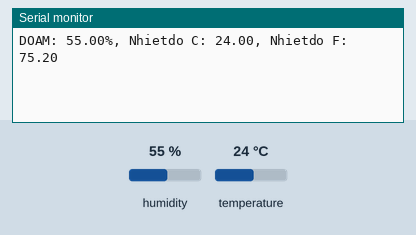
Recording of a sketch running on a simulated Arduino Uno, built with avr-gcc and run on an emulated ATmega328P. On the bench: the last lines printed to the serial monitor. The inputs (shaded band) are chosen by the test bench; at power-on: humidity 55 %, temperature 24 °C.

Above: at 3.2 s.
3.3 s: humidity set to 22 %
At 4.7 s:
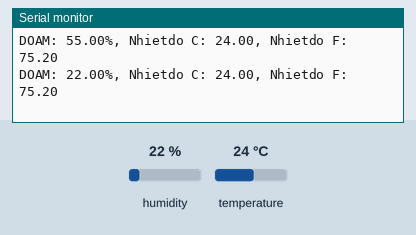
6.0 s: temperature set to 12 °C
At 7.1 s:
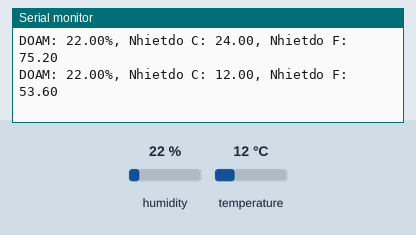
8.7 s: humidity set to 40 %
At 10.8 s:
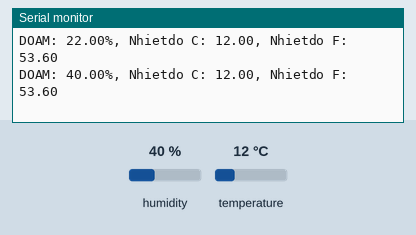
Timing chart, 0 to 12.3 s (numbered marks = the images above; inputs shaded):
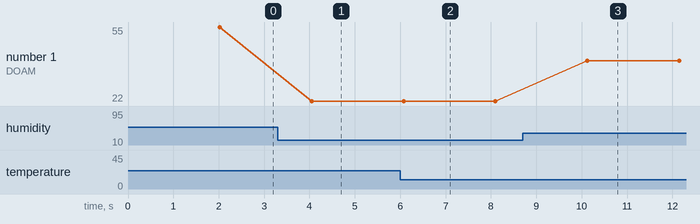

Measured:
- after the input at 3.3 s, the serial monitor: prints a new line after 0.75 s (image 1)
- after the input at 6.0 s, the serial monitor: prints a new line after 0.07 s (image 2)
- after the input at 8.7 s, the serial monitor: prints a new line after 1.4 s (image 3)
- plotted number 1: 55 → 22 after the input at 3.3 s, 22 → 40 after the input at 8.7 s

The sketch:

DHT11.ino
```cpp
#include <DHT.h>
#define dhttype DHT11
#define dhtpin 15

DHT dht(dhtpin,dhttype);

void setup() {
  dht.begin();
  delay(2000);
  Serial.begin(115200);
}

void loop() {
  float h = dht.readHumidity();
  float t = dht.readTemperature();
  float f = dht.readTemperature(true);
  if(isnan(t))
  {
    Serial.println("LOI");
    return;
  }
  Serial.print("DOAM: ");
  Serial.print(h);
  Serial.print("%, Nhietdo C: ");
  Serial.print(t);
  Serial.print(", Nhietdo F: ");
  Serial.println(f);
  delay(2000);
}
```
